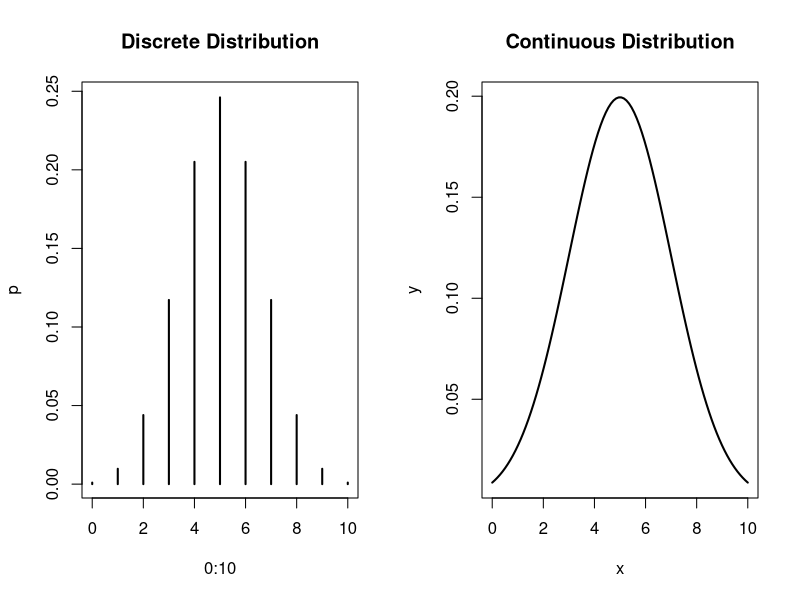

This chart was generated by the following R code:
par(mfrow=c(1,2)) # Set up plot area with one row and two columns
p <- dbinom(0:10,size=10,prob=0.5)
plot(0:10,p,type="h",lwd=2,main="Discrete Distribution")
x <- seq(0,10,length=100)
y <- dnorm(x,mean=5,sd=2)
plot(x,y,type="l",lwd=2,main="Continuous Distribution")